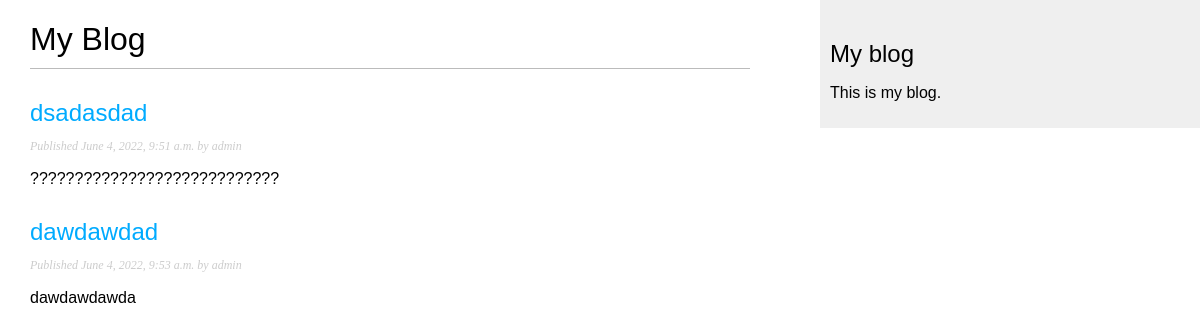
/blog/, run on an earlier commit of the app's database.
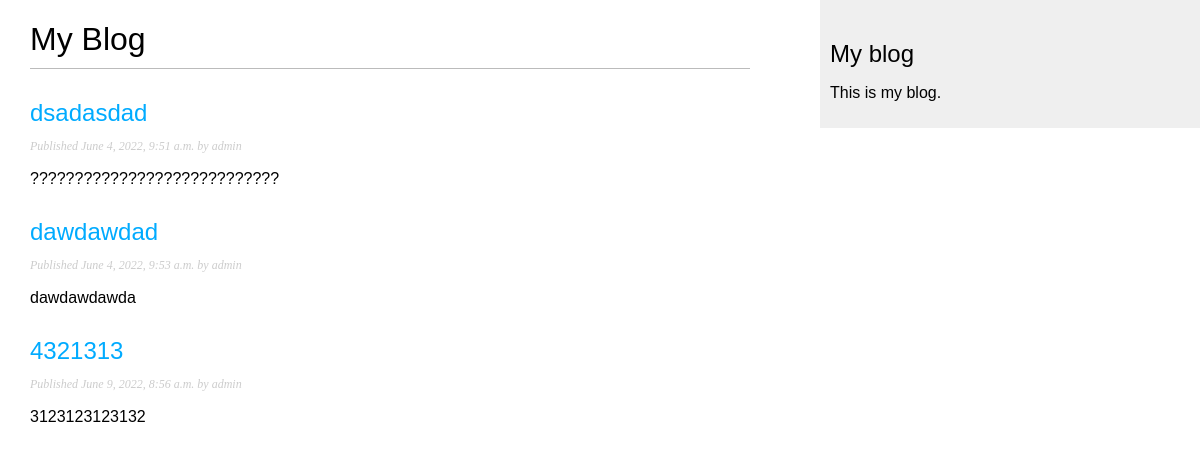
And on a later commit of the database.
### blog/models.py (models this page shows)
class Post(models.Model):
    class Status(models.TextChoices):
        DRAFT = 'DF', 'Draft'
        PUBLISHED = 'PB', 'Published'
    title = models.CharField(max_length=250)
    slug = models.SlugField(max_length=250)
    author = models.ForeignKey(User,on_delete=models.CASCADE,related_name='blog_posts')
    body = models.TextField()
    publish = models.DateTimeField(default=timezone.now)
    created = models.DateTimeField(auto_now_add=True)
    updated = models.DateTimeField(auto_now=True)
    status = models.CharField(max_length=2,choices=Status.choices,default=Status.DRAFT)
    objects = models.Manager()  # The default manager.
    published = PublishedManager()  # Our custom manager.

### blog/views.py (the view)
# urls.py: path('', views.post_list, name='post_list'),
def post_list(request):
    posts = Post.published.all()
    return render(request,'blog/post/list.html',{'posts': posts})

### blog/models.py (called while the page is built)
    def get_queryset(self):
        return super().get_queryset().filter(status=Post.Status.PUBLISHED)

### blog/templates/blog/post/list.html (shortened to what this page needs)
{% extends "blog/base.html" %}
{% block content %}
  <h1>My Blog</h1>
  {% for post in posts %}
    <h2>
      <a href="{% url 'blog:post_detail' post.id %}">
        {{ post.title }}
      </a>
    </h2>
    <p class="date">
      Published {{ post.publish }} by {{ post.author }}
    </p>
    {{ post.body|truncatewords:30|linebreaks }}
  {% endfor %}
{% endblock %}

### blog/templates/blog/base.html (shortened to what this page needs)
{% load static %}
<!DOCTYPE html>
<html>
<head>
 <link href="{% static "css/blog.css" %}" rel="stylesheet">
</head>
<body>
 <div id="content">
 {% block content %}{% endblock %}
 </div>
 <div id="sidebar">
 <h2>My blog</h2>
 <p>This is my blog.</p>
 </div>
</body>
</html>

### blog/static/css/blog.css (style rules this page uses)
body { margin:0; padding:0; font-family:helvetica, sans-serif; }
a { color:#00abff; text-decoration:none; }
h1 { font-weight:normal; border-bottom:1px solid #bbb; padding:0 0 10px 0; }
h2 { font-weight:normal; margin:30px 0 0; }
#content { float:left; width:60%; padding:0 0 0 30px; }
#sidebar { float:right; width:30%; padding:10px; background:#efefef; height:100%; }
p.date { color:#ccc; font-family: georgia, serif; font-size: 12px; font-style: italic; }

What changed in the data, as far as the page shows it:
added Post: title "4321313", publish "June 9, 2022, 8:56 a.m.", author "admin", body "3123123123132"
